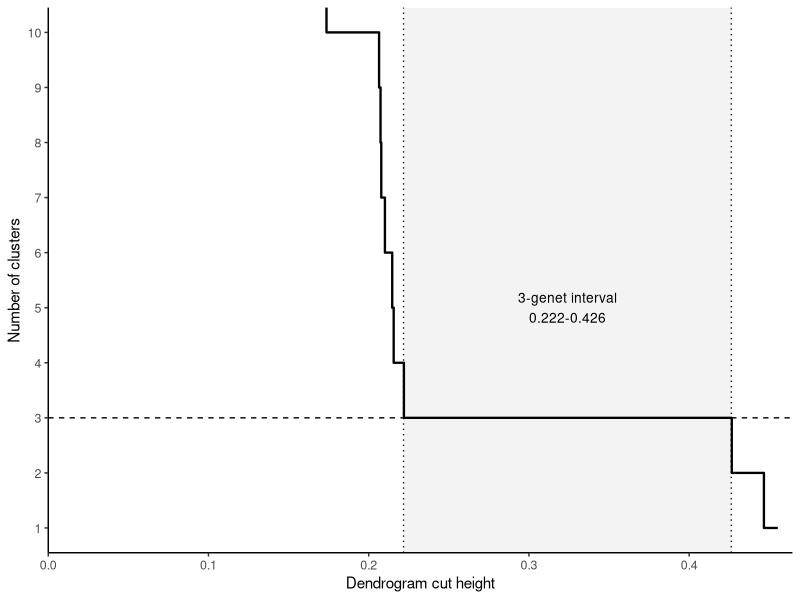
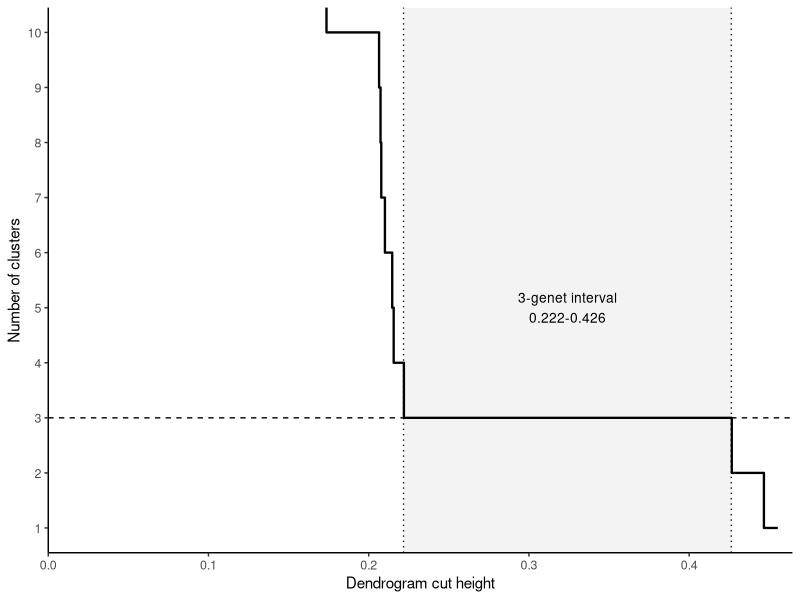
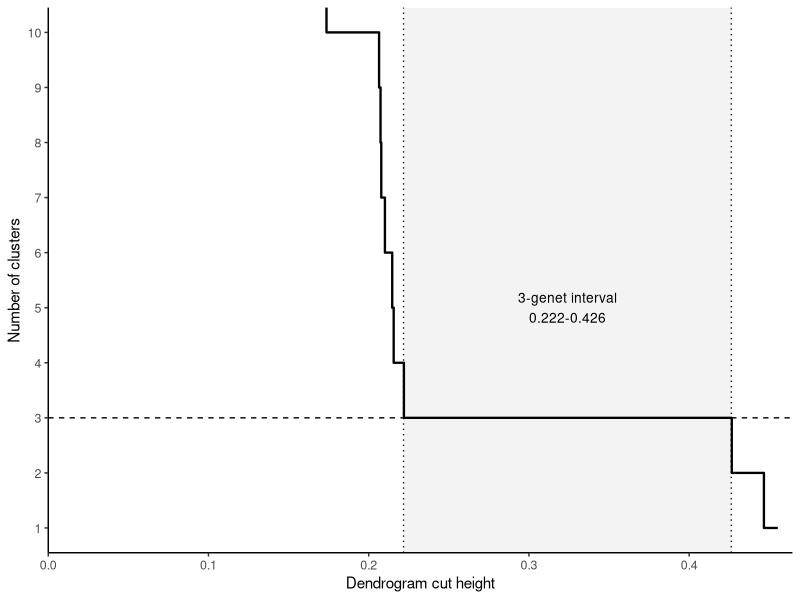

R code for these plots, in order:
# Supplementary Figure S1: sensitivity of genet assignment to clustering cut height

library(ggplot2)

# Data
ibs <- read.delim(
  "processed_data/all_pairwise_IBS_distances.tsv",
  stringsAsFactors = FALSE
)

assign <- read.delim(
  "metadata/genotype_assignments.tsv",
  stringsAsFactors = FALSE
)

# Reconstruct IBS distance matrix
samples <- sort(unique(c(ibs$sample1, ibs$sample2)))
n <- length(samples)

if (nrow(ibs) != choose(n, 2)) {
  stop("Unexpected number of pairwise IBS comparisons.")
}

D <- matrix(
  0,
  nrow = n,
  ncol = n,
  dimnames = list(samples, samples)
)

for (i in seq_len(nrow(ibs))) {
  s1 <- ibs$sample1[i]
  s2 <- ibs$sample2[i]
  d <- ibs$IBS_distance[i]
  
  D[s1, s2] <- d
  D[s2, s1] <- d
}

# Hierarchical clustering
hc <- hclust(
  as.dist(D),
  method = "average"
)

clusters3 <- cutree(hc, k = 3)

cluster_check <- data.frame(
  sample = names(clusters3),
  cluster = as.integer(clusters3),
  stringsAsFactors = FALSE
)

cluster_check <- merge(
  cluster_check,
  assign,
  by = "sample"
)

cat("\nCluster vs genet assignment:\n")
print(table(cluster_check$cluster, cluster_check$genotype))

# Cut-height interval producing three clusters
lower <- hc$height[n - 3]
upper <- hc$height[n - 2]
midpoint <- (lower + upper) / 2

cat("\nThree-cluster interval:\n")
cat("lower =", lower, "\n")
cat("upper =", upper, "\n")

mid_clusters <- cutree(hc, h = midpoint)

if (length(unique(mid_clusters)) != 3) {
  stop("Midpoint does not produce three clusters.")
}

# Number of clusters across cut heights
heights <- seq(
  0,
  max(hc$height) * 1.02,
  length.out = 1000
)

nclusters <- sapply(
  heights,
  function(h) {
    length(unique(cutree(hc, h = h)))
  }
)

sensitivity <- data.frame(
  cut_height = heights,
  n_clusters = nclusters
)

# Figure
figure_S1 <- ggplot(
  sensitivity,
  aes(
    x = cut_height,
    y = n_clusters
  )
) +
  annotate(
    "rect",
    xmin = lower,
    xmax = upper,
    ymin = -Inf,
    ymax = Inf,
    alpha = 0.07
  ) +
  geom_step(
    linewidth = 0.8
  ) +
  geom_hline(
    yintercept = 3,
    linetype = "dashed",
    linewidth = 0.45
  ) +
  geom_vline(
    xintercept = c(lower, upper),
    linetype = "dotted",
    linewidth = 0.45
  ) +
  annotate(
    "text",
    x = midpoint,
    y = 5,
    label = sprintf(
      "3-genet interval\n%.3f-%.3f",
      lower,
      upper
    ),
    size = 3.5
  ) +
  scale_x_continuous(
    expand = expansion(mult = c(0, 0.02))
  ) +
  scale_y_continuous(
    breaks = 1:10
  ) +
  coord_cartesian(
    ylim = c(1, 10)
  ) +
  labs(
    x = "Dendrogram cut height",
    y = "Number of clusters"
  ) +
  theme_classic(base_size = 11) +
  theme(
    axis.title = element_text(size = 11),
    axis.text = element_text(size = 9)
  )

figure_S1

# Save figure
dir.create(
  "figures",
  showWarnings = FALSE
)

ggsave(
  filename = "figures/Figure_S1_clustering_sensitivity.pdf",
  plot = figure_S1,
  width = 6.5,
  height = 4.5,
  units = "in"
)

ggsave(
  filename = "figures/Figure_S1_clustering_sensitivity.png",
  plot = figure_S1,
  width = 6.5,
  height = 4.5,
  units = "in",
  dpi = 600
)
